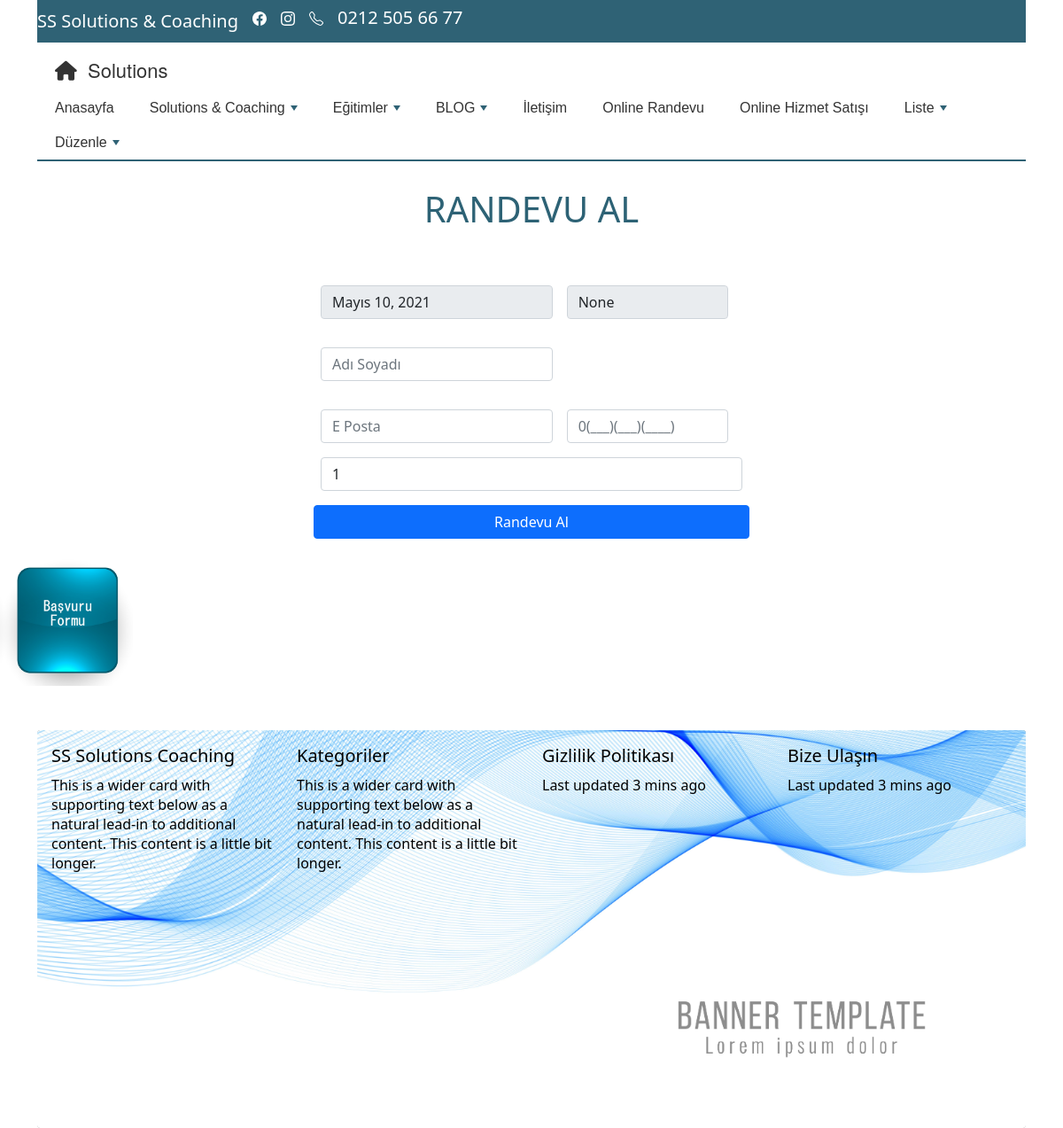
The page /onlinerandevu/1/None on the database its author committed.
### mysite/models.py (models this page shows)
class Menu(models.Model):
    menuadi = models.CharField(max_length=100, verbose_name='Menu Adi')
    ustmenuadi = models.CharField(max_length=100, verbose_name='Bağlantı Yapılacak Menü Adı', blank=True, null=True)
    editor = RichTextField(verbose_name="Sayfa İçeriği", null=True, blank=True)
    sira = models.IntegerField(verbose_name="Alt Menu Sırası", null=True, blank=True)
    durum = models.BooleanField(blank=True, null=True, verbose_name='Aktif')
    dosya = models.FileField(blank=True, null=True, )

class OnlineTakvim(models.Model):
    id = models.IntegerField(primary_key=True)
    tarih = models.DateTimeField()
    saat0 = models.TimeField(blank=True, null=True, unique=False, verbose_name='1. Saat ')
    saat1 = models.TimeField(blank=True, null=True, verbose_name='2. Saat ')
    saat2 = models.TimeField(blank=True, null=True, verbose_name='3. Saat ')
    saat3 = models.TimeField(blank=True, null=True, verbose_name='4. Saat ')
    saat4 = models.TimeField(blank=True, null=True, verbose_name='5. Saat ')
    saat5 = models.TimeField(blank=True, null=True, verbose_name='6. Saat ')
    saat6 = models.TimeField(blank=True, null=True, verbose_name='7. Saat ')
    saat7 = models.TimeField(blank=True, null=True, verbose_name='8. Saat ')
    durum = models.BooleanField(blank=True, null=True, verbose_name='Aktif')
    class Meta:
        ordering = ['tarih']

### mysite/views.py (the view, shortened to what this page needs)
# urls.py: path('onlinerandevu/<int:pk>/<str:saat>', views.onlinerandevu_ekle),
def onlinerandevu_ekle(request, pk: int, saat: str):
    bilgi = OnlineTakvim.objects.get(id=pk)
    menuler = Menu.objects.filter(durum=True).exclude(ustmenuadi="Anasayfa").order_by('sira')
    menuanasayfa = Menu.objects.filter(ustmenuadi="Anasayfa", durum=True)
    context = {
        'bilgi': bilgi,
        'saat': saat,
        'baslik': "RANDEVU AL",
        'errors': '',
        'onlinetakvimid': bilgi.id,
        'menuler': menuler,
        'menuanasayfa': menuanasayfa,
    }
    return render(request, 'anasayfa/onlinerandevu_ekle.html', context)

### mysite/templates/anasayfa/onlinerandevu_ekle.html (shortened to what this page needs)
{% extends "anasayfa/base.html" %}
    {% block baslik %}
        <div class="container text-center" >
            {{baslik}}
        </div>
    {% endblock %}
{% block content %}
<div  class="container" style="width:500px;">
 <form method="post" action="" class="row g-3" style="margin-top:30px;">
     <div class="row g-3">
        <div class="col-7">
            <input type="text" readonly="readonly" class="form-control" name="tarih" placeholder="{{bilgi.tarih.date}}" aria-label="Tarih" value="{{bilgi.tarih.date}}">
        </div>
        <div class="col-sm">
            <input type="text" readonly="readonly" class="form-control" name="saat" placeholder="{{saat}}" aria-label="Saat" value="{{saat}}">
        </div>
        </div>
        <div class="row g-3">
         <div class="col-7">
            <input type="text" class="form-control" name="adisoyadi" placeholder="Adı Soyadı" aria-label="Adı Soyadı">
         </div>
     </div>
     <div class="row g-3">
         <div class="col-7">
             <input type="email" class="form-control" name="eposta" placeholder="E Posta" aria-label="E Posta">
         </div>
         <div class="col-sm">
            <input type="tel" class="form-control" name="tel" pattern="[0-9]{4}[0-9]{3}[0-9]{4}" placeholder="0(___)(___)(____)" aria-label="Telefon">
         </div>
        </div>
        <div class="col-sm">
            <input type="text" class="form-control" name="onlinetakvimid" placeholder="{{bilgi.id}}" aria-label="onlinetakvimid" value="{{bilgi.id}}" style="display: block">
        </div>
        <button type="button" class="btn btn-primary" data-bs-toggle="modal" data-bs-target="#staticBackdrop">
          Randevu Al
        </button>
</form>
</div>
{% endblock %}

### mysite/templates/anasayfa/menu.html (shortened to what this page needs)
<nav class="main-nav" role="navigation">
   <h2 class="nav-brand"><a href="/"><i class="fas fa-home"></i> &nbsp;Solutions</a></h2>
    <ul id="main-menu" class="sm sm-mint">
        <li><a href="/">Anasayfa</a></li>
        <li><a href="#">Solutions & Coaching</a>
        </li>
        <li><a href="#">Eğitimler</a>
        </li>
        <li><a href="#">BLOG</a>
        </li>
        <li><a href="/iletisim/">İletişim</a></li>
        <li><a href="/onlinerandevu/">Online Randevu</a></li>
        <li><a href="/onlinesatis/">Online Hizmet Satışı</a></li>
        {% for a_menuanasayfa in menuanasayfa %}
        <li><a href="/menuicerik/{{a_menuanasayfa.id}}" >{{a_menuanasayfa.menuadi}}</a>
            </li>
        {% endfor %}
    </ul>
</nav>

### mysite/static/style_anasayfa.css (style rules this page uses)
.main-nav { border-bottom: 2px solid #2F6275; background: #fff; }
.main-nav:after { clear: both; content: "\00a0"; display: block; height: 0; font: 0px/0 serif; overflow: hidden; }
.nav-brand { float: left; margin: 0; }
.nav-brand a { display: block; padding: 11px 11px 11px 20px; color: #333; font-family: 'Helvetica Neue', Helvetica, Arial, sans-serif; font-size: 22px; font-weight: normal; line-height: 17px; text-decoration: none; }
#main-menu { clear: both; border-bottom: 0; }
@media (min-width: 768px) { #main-menu { float: right; clear: none; } }
#main-menu-state:not(:checked) ~ #main-menu { display: none; }
@media (min-width: 768px) { #main-menu-state:not(:checked) ~ #main-menu { display: block; } }
body { margin: 8px; background: #fff; color: #aaa; font: 16px/1.5em 'Helvetica Neue', Helvetica, Arial, sans-serif; }

### mysite/static/smartmenus/css/sm-core-css.css (style rules this page uses)
.sm { box-sizing:border-box;position:relative;z-index:1000;-webkit-tap-highlight-color:rgba(0,0,0,0); }
.sm,.sm ul,.sm li { display:block;list-style:none;margin:0;padding:0;line-height:normal;direction:ltr;text-align:left; }
.sm li,.sm a { position:relative; }
.sm a { display:block; }
.sm::after { content:"";display:block;height:0;font:0px/0 serif;clear:both;overflow:hidden; }
.sm *,.sm *::before,.sm *::after { box-sizing:inherit; }

### mysite/static/smartmenus/css/sm-mint.css (style rules this page uses)
.sm-mint { border-top: 2px solid #2F6275; border-bottom: 2px solid #2F6275; background: #fff; }
.sm-mint a, .sm-mint a:hover, .sm-mint a:focus, .sm-mint a:active { padding: 13px 20px; padding-right: 58px; color: #333; font-family: Arial, sans-serif; font-size: 16px; font-weight: normal; line-height: 17px; text-decoration: none; }
.sm-mint li { border-top: 1px solid rgba(141, 184, 99, 0.2); }
.sm-mint > li:first-child { border-top: 0; }
@media (min-width: 768px) { .sm-mint li { float: left; } }
@media (min-width: 768px) { .sm-mint a { white-space: nowrap; } }
@media (min-width: 768px) { .sm-mint { border-top: 0; background: transparent; } }
@media (min-width: 768px) { .sm-mint a, .sm-mint a:hover, .sm-mint a:focus, .sm-mint a:active, .sm-mint a.highlighted { padding: 11px 20px; color: #333; border-radius: 4px 4px 0 0; } }
@media (min-width: 768px) { .sm-mint a.has-submenu { padding-right: 34px; } }
@media (min-width: 768px) { .sm-mint li { border-top: 0; } }

### rows shown on the page
Menu: menuadi "Liste"
Menu: menuadi "Düzenle"
OnlineTakvim: tarih "Mayıs 10, 2021", onlinetakvimid "1"

### other values the page prints
{{ baslik }} "RANDEVU AL"
